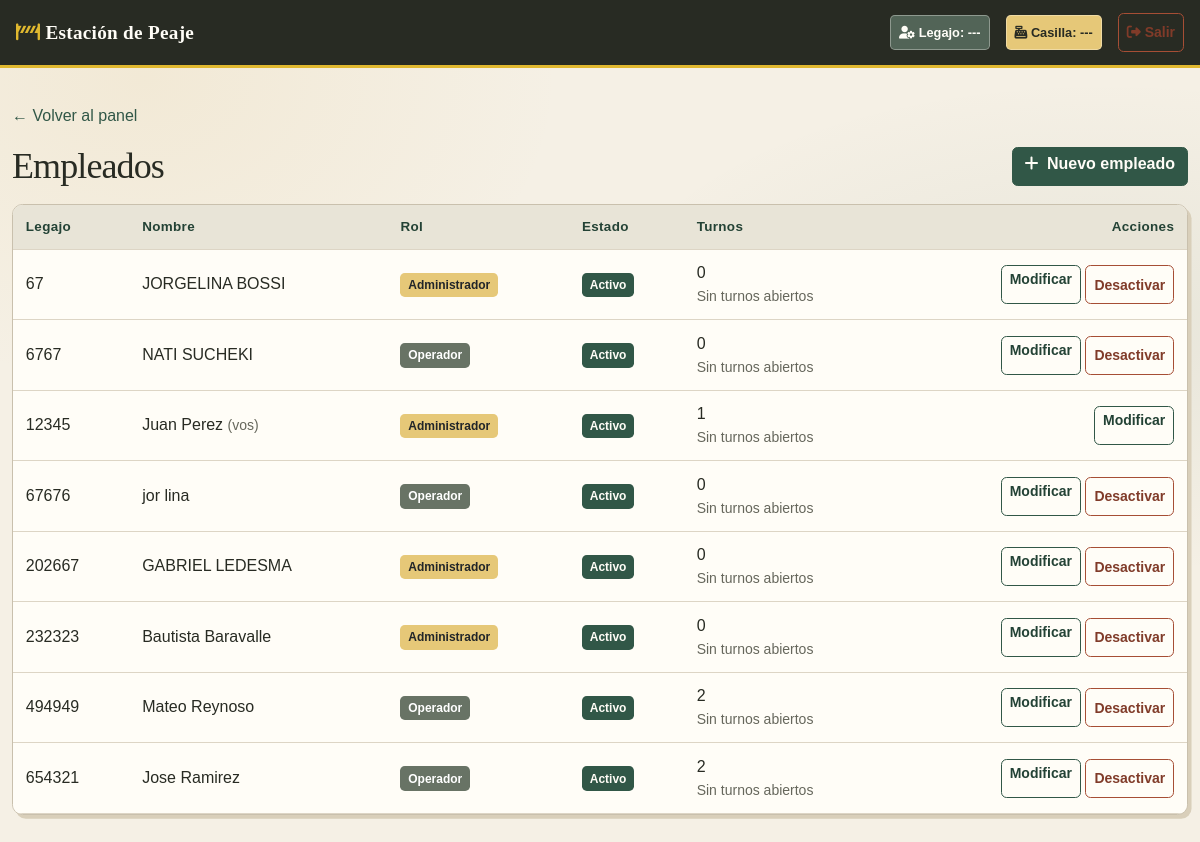
Before: /panel/empleados/ (signed in) with the older database file.
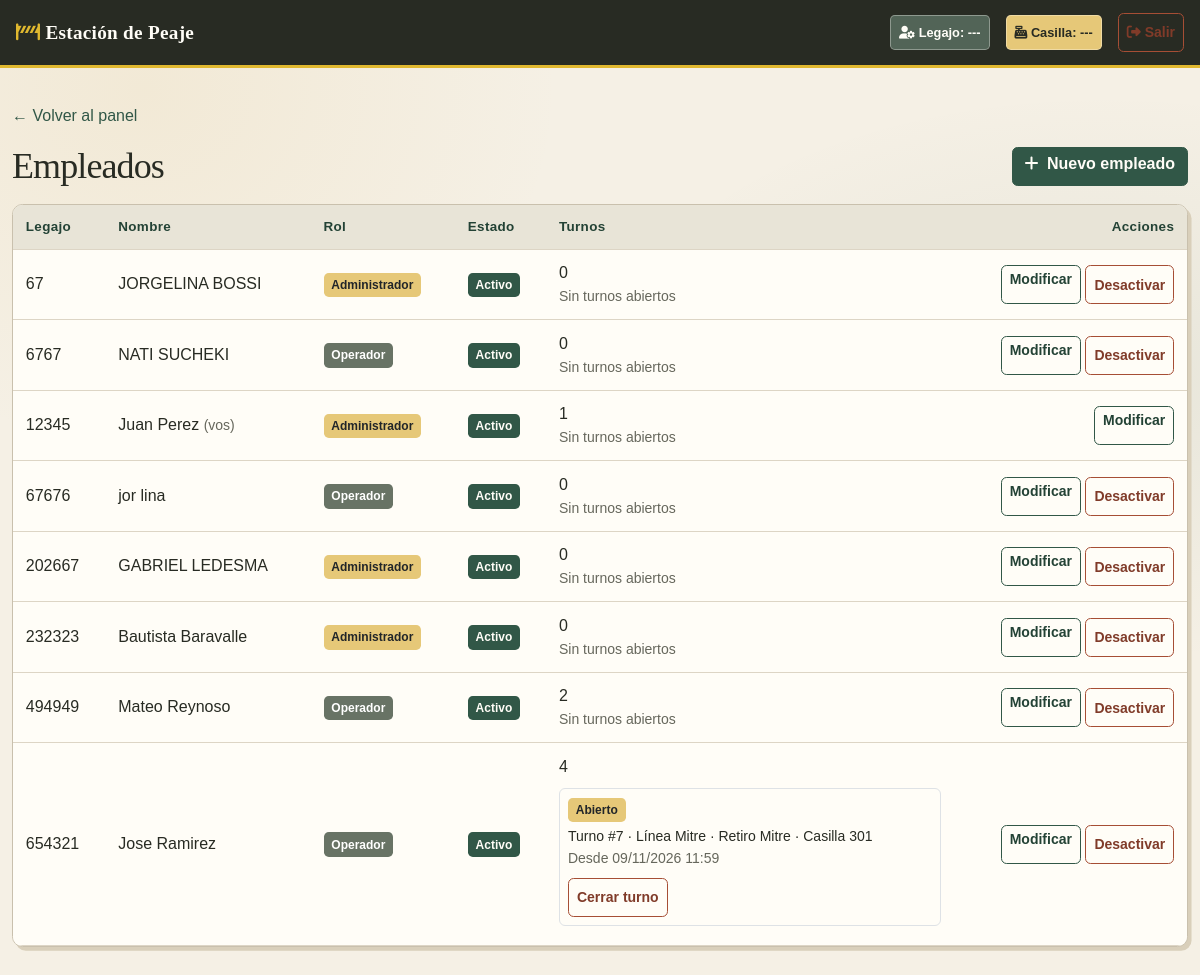
After: the same page with the newer database file.
### core/models.py (models this page shows, shortened)
class Operador(AbstractBaseUser):
    legajo = models.IntegerField(primary_key=True)
    nombre = models.CharField(max_length=100)
    apellido = models.CharField(max_length=100)
    es_administrador = models.BooleanField(default=False)
    activo = models.BooleanField(default=True)
    objects = OperadorManager()
    USERNAME_FIELD = "legajo"
    REQUIRED_FIELDS = ["nombre", "apellido"]
    class Meta:
        db_table = "operador"
    @property
    def is_active(self):
        return self.activo

class Turno(models.Model):
    id_turno = models.AutoField(primary_key=True)
    casilla = models.ForeignKey(
        Casilla,
        on_delete=models.PROTECT,
        related_name="turnos",
        db_column="id_casilla",
    )
    operador = models.ForeignKey(
        Operador,
        on_delete=models.PROTECT,
        related_name="turnos",
        db_column="legajo_operador",
        to_field="legajo",
    )
    sentido_cobro = models.CharField(max_length=2, choices=SentidoCobro.choices)
    monto_cambio_inicial = models.DecimalField(
        max_digits=10, decimal_places=2, null=True, blank=True
    )
    inicio_programado = models.DateTimeField()
    fin_programado = models.DateTimeField()
    fecha_hora_apertura = models.DateTimeField(null=True, blank=True)
    fecha_hora_cierre = models.DateTimeField(null=True, blank=True)
    class Meta:
        db_table = "turno"

class Casilla(models.Model):
    id_casilla = models.AutoField(primary_key=True)
    estacion = models.ForeignKey(
        Estacion,
        on_delete=models.CASCADE,
        related_name="casillas",
        db_column="id_estacion",
    )
    numero_casilla = models.IntegerField()
    class Meta:
        db_table = "casilla"
        unique_together = ("estacion", "numero_casilla")

class Estacion(models.Model):
    id_estacion = models.AutoField(primary_key=True)
    ruta = models.ForeignKey(
        Ruta,
        on_delete=models.CASCADE,
        related_name="estaciones",
        db_column="id_ruta",
    )
    nombre = models.CharField(max_length=100)
    numero_estacion = models.IntegerField()
    kilometro = models.DecimalField(max_digits=6, decimal_places=2)
    class Meta:
        db_table = "estacion"
        unique_together = ("ruta", "numero_estacion")

class Ruta(models.Model):
    id_ruta = models.AutoField(primary_key=True)
    nombre = models.CharField(max_length=100)
    ramal = models.CharField(max_length=100, blank=True, default="")
    class Meta:
        db_table = "ruta"

### core/views.py (the view)
# urls.py: path('panel/empleados/', views.EmpleadoListView.as_view(), name='empleados'),
class EmpleadoListView(SoloAdminMixin, ListView):
    model = Operador                                    # Qué modelo listar
    template_name = 'panel/empleados_lista.html'        # Template que se muestra
    context_object_name = 'empleados'                   # Nombre de la lista dentro del template
    queryset = (
        Operador.objects.annotate(num_turnos=Count("turnos"))
        .prefetch_related(
            Prefetch(
                "turnos",
                queryset=Turno.objects.filter(
                    fecha_hora_apertura__isnull=False,
                    fecha_hora_cierre__isnull=True,
                )
                .select_related("casilla__estacion__ruta")
                .order_by("-fecha_hora_apertura"),
                to_attr="turnos_abiertos",
            )
        )
        .order_by("legajo")
    )

### core/views.py (called while the page is built)
    def test_func(self):
        u = self.request.user
        return u.is_authenticated and u.es_administrador

### templates/panel/empleados_lista.html (shortened to what the changed rows need)
{% extends 'base.html' %}
{% block content %}
<div class="d-flex justify-content-between align-items-center my-3">
    <h1 class="h3 mb-0">Empleados</h1>
</div>
<div class="card shadow-sm border-0">
    <table class="table table-hover mb-0">
        <thead class="table-light">
            <tr>
                <th>Legajo</th>
                <th>Nombre</th>
                <th>Rol</th>
                <th>Estado</th>
                <th>Turnos</th>
                <th class="text-end">Acciones</th>
            </tr>
        </thead>
        <tbody>
            {% for emp in empleados %}
            <tr>
                <td>{{ emp.legajo }}</td>
                <td>
                    {{ emp.nombre }} {{ emp.apellido }}
                    {% if emp.pk == request.user.pk %}<span class="text-muted small">(vos)</span>{% endif %}
                </td>
                <td>
                    {% if emp.es_administrador %}
                        <span class="badge bg-warning text-dark">Administrador</span>
                    {% else %}
                        <span class="badge bg-secondary">Operador</span>
                    {% endif %}
                </td>
                <td>
                    {% if emp.activo %}
                        <span class="badge bg-success">Activo</span>
                    {% else %}
                        <span class="badge bg-danger">Inactivo</span>
                    {% endif %}
                </td>
                <td>
                    {{ emp.num_turnos }}
                    {% if emp.turnos_abiertos %}
                    <div class="mt-2">
                        {% for turno in emp.turnos_abiertos %}
                        <div class="border rounded p-2 mb-2 text-start">
                            <span class="badge bg-warning text-dark">Abierto</span>
                            <div class="small mt-1">
                                Turno #{{ turno.id_turno }} · {{ turno.casilla.estacion.ruta.nombre }} ·
                                {{ turno.casilla.estacion.nombre }} · Casilla {{ turno.casilla.numero_casilla }}
                            </div>
                            <div class="small text-muted">
                                Desde {{ turno.fecha_hora_apertura|date:"d/m/Y H:i" }}
                            </div>
                            <form method="post"
                                  action="{% url 'empleado_cerrar_turno' emp.pk turno.id_turno %}"
                                  class="mt-2"
                                  onsubmit="return confirm('¿Cerrar este turno?');">
                                <button type="submit" class="btn btn-sm btn-outline-danger">
                                    Cerrar turno
                                </button>
                            </form>
                        </div>
                        {% endfor %}
                    </div>
                    {% else %}
                    <div class="small text-muted">Sin turnos abiertos</div>
                    {% endif %}
                </td>
                <td class="text-end">
                    <a href="{% url 'empleado_editar' emp.pk %}" class="btn btn-sm btn-outline-primary">Modificar</a>
                    {% if emp.pk != request.user.pk %}
                    <form method="post" action="{% url 'empleado_toggle' emp.pk %}" class="d-inline">
                        {% if emp.activo %}
                            <button type="submit" class="btn btn-sm btn-outline-danger">Desactivar</button>
                        {% else %}
                            <button type="submit" class="btn btn-sm btn-outline-success">Activar</button>
                        {% endif %}
                    </form>
                    {% endif %}
                </td>
            </tr>
            {% empty %}
            <tr><td colspan="6" class="text-center text-muted py-4">No hay empleados cargados.</td></tr>
            {% endfor %}
        </tbody>
    </table>
</div>
{% endblock %}

Changed rows visible on the page:
changed Operador "Jose": num_turnos "2" → "4"; no longer shows "Sin turnos abiertos"
added Turno: id_turno "7", casilla.estacion.ruta.nombre "Línea Mitre", casilla.estacion.nombre "Retiro Mitre", casilla.numero_casilla "301", fecha_hora_apertura "09/11/2026 11:59", shown under Operador "Jose"
